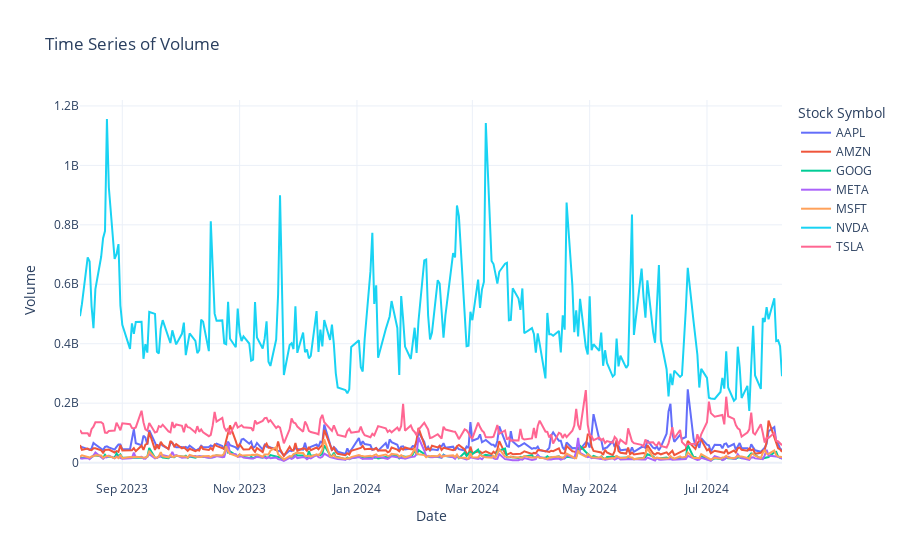

This figure's notebook cell:
### Code cell
pivot_data_vol = stock_data.pivot(index='Date', columns='Stock Symbol', values='Volume')


fig = make_subplots(rows=1, cols=1)

for column in pivot_data_vol.columns:
    fig.add_trace(
        go.Scatter(x=pivot_data_vol.index, y=pivot_data_vol[column], name=column),
        row=1, col=1
    )

fig.update_layout(
    title_text='Time Series of Volume',
    xaxis_title='Date',
    yaxis_title='Volume',
    legend_title='Stock Symbol',
    showlegend=True
)

fig.show()

### Figure 1 — Plotly figure (JSON) as saved in the notebook; plotly's stock layout.template omitted (floating-point values rounded to 4 significant figures; data arrays with more than 128 entries replaced by an {"elided": "..."} marker saying what was removed)
{"data": [{"name": "AAPL", "type": "scatter", "x": {"elided": "252 str values"}, "xaxis": "x", "y": {"elided": "252 int values"}, "yaxis": "y"}, {"name": "AMZN", "type": "scatter", "x": {"elided": "252 str values"}, "xaxis": "x", "y": {"elided": "252 int values"}, "yaxis": "y"}, {"name": "GOOG", "type": "scatter", "x": {"elided": "252 str values"}, "xaxis": "x", "y": {"elided": "252 int values"}, "yaxis": "y"}, {"name": "META", "type": "scatter", "x": {"elided": "252 str values"}, "xaxis": "x", "y": {"elided": "252 int values"}, "yaxis": "y"}, {"name": "MSFT", "type": "scatter", "x": {"elided": "252 str values"}, "xaxis": "x", "y": {"elided": "252 int values"}, "yaxis": "y"}, {"name": "NVDA", "type": "scatter", "x": {"elided": "252 str values"}, "xaxis": "x", "y": {"elided": "252 int values"}, "yaxis": "y"}, {"name": "TSLA", "type": "scatter", "x": {"elided": "252 str values"}, "xaxis": "x", "y": {"elided": "252 int values"}, "yaxis": "y"}], "layout": {"legend": {"title": {"text": "Stock Symbol"}}, "showlegend": true, "title": {"text": "Time Series of Volume"}, "xaxis": {"anchor": "y", "domain": [0, 1], "title": {"text": "Date"}}, "yaxis": {"anchor": "x", "domain": [0, 1], "title": {"text": "Volume"}}}}
